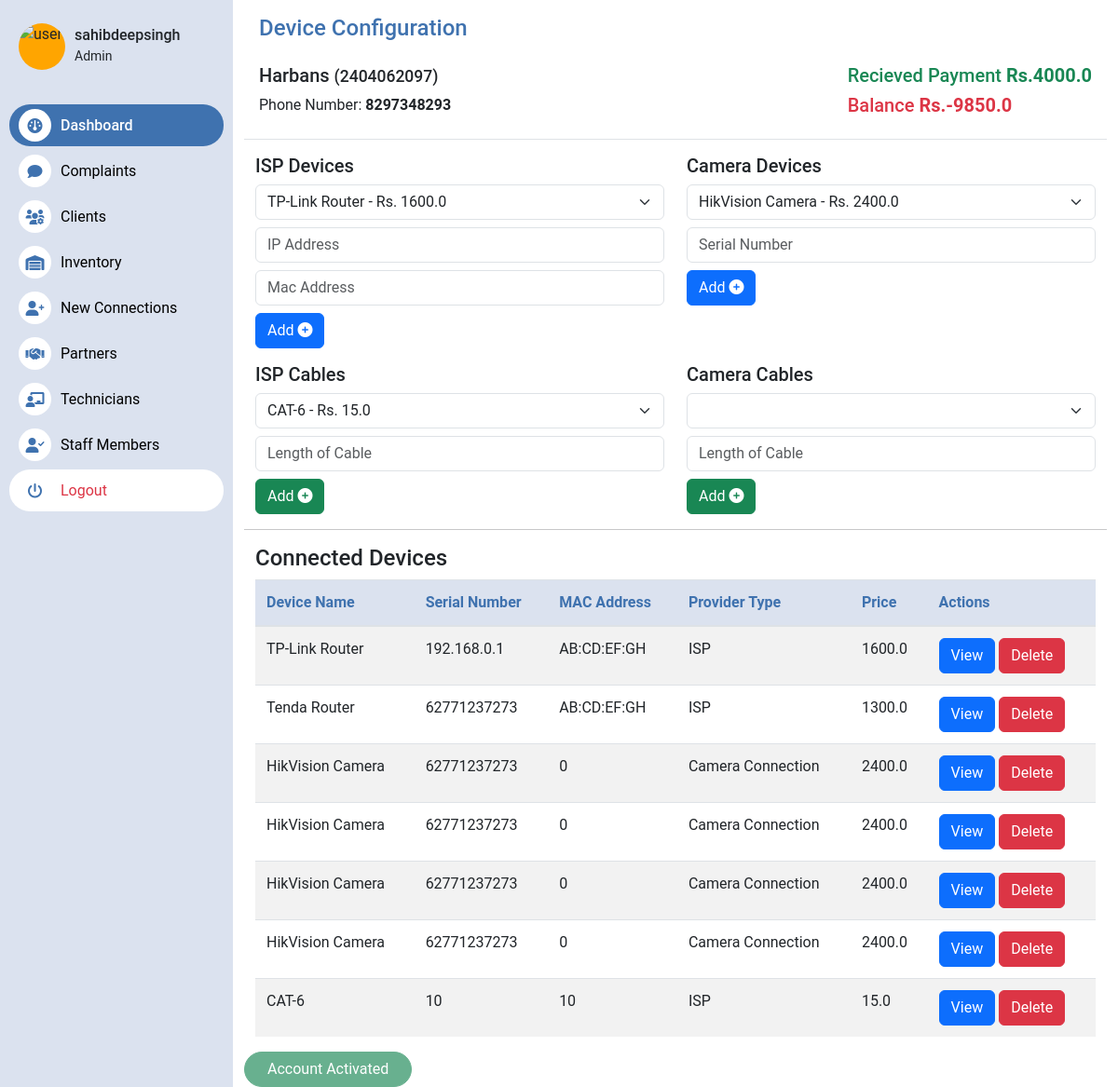
Screenshot of /accounts/configure-devices/2404062097 (signed in) with the database file from the repository.
### users/models.py (models this page shows, shortened)
class Customer(models.Model):
    user = models.ForeignKey(User, on_delete=models.CASCADE)
    address = models.CharField(max_length=255,null=True,blank=True)
    city = models.CharField(max_length=255,null=True,blank=True)
    state = models.CharField(max_length=255,null=True,blank=True)
    zip_code = models.CharField(max_length=10,null=True,blank=True)
    phone = models.CharField(max_length=15,null=True,blank=True)
    addhar_number = models.TextField(null=True,blank=True)
    pan_number = models.TextField(null=True,blank=True)
    is_active = models.BooleanField(default=False)
    is_deleted = models.BooleanField(default=False)
    is_verified = models.BooleanField(default=False)
    customer_id = models.CharField(max_length=255,default='0')
    date_joined = models.DateTimeField(auto_now_add=False, blank=True, null=True)
    date_created = models.DateTimeField(auto_now_add=True)
    partner = models.ForeignKey(Partner, on_delete=models.CASCADE, blank=True, null=True)
    devices = models.ManyToManyField('inventory.AttachedDevice', blank=True)
    connection_type = models.CharField(max_length=255, blank=True, null=True,choices=connection_choices)
    def payments(self):
        if Payment.objects.filter(customer=self).exists():
            return Payment.objects.filter(customer=self)[0]
        return None

class Payment(models.Model):
    customer = models.ForeignKey(Customer, on_delete=models.CASCADE)
    install_amount = models.FloatField()
    bill_amount = models.FloatField()
    cable_amount = models.FloatField()
    payment_recieved = models.FloatField()
    balance = models.FloatField()

### inventory/models.py (models this page shows, shortened)
class AttachedDevice(models.Model):
    device = models.ForeignKey(DeviceDetail, on_delete=models.CASCADE)
    date_attached = models.DateTimeField(auto_now_add=True)
    quantity = models.IntegerField(default=1)
    serial_number = models.CharField(max_length=255,null=True,blank=True)
    mac_address = models.CharField(max_length=255,null=True,blank=True)

class DeviceDetail(models.Model):
    added_by = models.ForeignKey(User, on_delete=models.CASCADE)
    name = models.CharField(max_length=255)
    serial_number = models.CharField(max_length=255,null=True,blank=True)
    mac_address = models.CharField(max_length=255,null=True,blank=True)
    quantity = models.IntegerField(default=1)
    date_added = models.DateTimeField(auto_now_add=True)
    units = models.CharField(max_length=255)
    price_per_unit = models.FloatField()
    device_type = models.CharField(max_length=255,choices=device_choices,default='Other')
    in_stock = models.BooleanField(default=True)
    hsn_code = models.CharField(max_length=255,blank=True,null=True)
    image = models.ImageField(upload_to='device_images',blank=True,null=True)
    description = models.TextField(blank=True,null=True)
    provider_type = models.CharField(max_length=255,choices=(('ISP','ISP'),('Camera Connection','Camera Connection')))

### users/views.py (the view)
# urls.py: path('configure-devices/<str:cid>',configure_devices,name='configure-devices'),
def configure_devices(request,cid):
    customer = Customer.objects.get(customer_id=cid)
    isp_devices = DeviceDetail.objects.filter(added_by=customer.partner.user,provider_type="ISP").exclude(device_type="Cable")
    camera_devices = DeviceDetail.objects.filter(added_by=customer.partner.user,provider_type="Camera Connection").exclude(device_type="Cable")
    camera_cables = DeviceDetail.objects.filter(device_type="Cable",added_by = customer.partner.user,provider_type="Camera Connection")
    isp_cables = DeviceDetail.objects.filter(device_type="Cable",added_by = customer.partner.user,provider_type="ISP")
    return render(request, "users/configure_devices.html",{"customer":customer,"isp_devices":isp_devices,"camera_devices":camera_devices, "isp_cables":isp_cables,"camera_cables":camera_cables})

### templates/users/configure_devices.html (shortened to what this page needs)
{% extends 'home/base.html' %}
{% block content %}
<div class="container mt-3">
    <h4 class="mx-3" style="color:#3F72AF;">Device Configuration</h4>
    <div class="bg-white py-3 px-3 border-bottom">
        <div class="d-flex justify-content-between">
            <div>
            <h5>{{customer.user.username}} <small>({{customer.customer_id}})</small></h5>
                Phone Number: <b>{{customer.phone}}</b>
            </div>
            <div>
                <h5 class="text-success">Recieved Payment <b>Rs.{{customer.payments.payment_recieved}}</b></h5>
                <h5 class="text-danger">Balance <b>Rs.{{customer.payments.balance}}</b></h5>
            </div>
        </div>
    </div>
    <div class="container">
        <div class="row">
            <div class="col-md-6">
                {% if customer.provider_type != "Camera Connection"  %}
                <h5 class="mt-3">ISP Devices</h5>
                <form action="{% url 'add-connected-device' customer.customer_id %}" method="post">
                <div class="form-group">
                    <select class="form-select" name="device" id="">
                        {% for device in isp_devices %}
                            <option value="{{device.id}}">{{device.name}} - Rs. {{device.price_per_unit}}</option>
                        {% endfor %}
                    </select>
                </div>
                <div class="form-group mt-2">
                    <input type="text" class="form-control" placeholder="IP Address" name="ip">
                </div>
                <div class="form-group mt-2">
                    <input type="text" class="form-control" placeholder="Mac Address" name="mac">
                </div>
                <div class="form-group mt-2">
                    <button class="btn btn-primary">Add <i class="fa fa-plus-circle" aria-hidden="true"></i></button>
                </div>
            </form>
                {% endif %}
            </div>
            <div class="col-md-6">
                {% if customer.provider_type != "ISP Connection"  %}
                <h5 class="mt-3">Camera Devices</h5>
                <form action="{% url 'add-connected-device' customer.customer_id %}" method="post">
                <div class="form-group">
                    <select class="form-select" name="device" id="">
                        {% for device in camera_devices %}
                            <option value="{{device.id}}">{{device.name}} - Rs. {{device.price_per_unit}}</option>
                        {% endfor %}
                    </select>
                    <div class="form-group mt-2">
                        <input type="text" class="form-control" placeholder="Serial Number" name="ip">
                    </div>
                </div>
                <div class="form-group mt-2">
                    <button class="btn btn-primary">Add <i class="fa fa-plus-circle" aria-hidden="true"></i></button>
                </div>
            </form>
                {% endif %}
            </div>
        </div>
        <div class="row">
            <div class="col-md-6">
                {% if customer.provider_type != "Camera Connection"  %}
                <h5 class="mt-3">ISP Cables</h5>
                <form action="{% url 'add-update-cable' customer.customer_id %}" method="post">
                <div class="form-group">
                    <select class="form-select" name="cable_type" id="">
                        {% for device in isp_cables %}
                            <option value="{{device.id}}">{{device.name}} - Rs. {{device.price_per_unit}}</option>
                        {% endfor %}
                    </select>
                </div>
                <div class="form-group mt-2">
                    <input type="text" class="form-control" placeholder="Length of Cable" name="cable_length">
                </div>
                <div class="form-group mt-2">
                    <button class="btn btn-success">Add <i class="fa fa-plus-circle" aria-hidden="true"></i></button>
                </div>
            </form>
                {% endif %}
            </div>
            <div class="col-md-6">
                {% if customer.provider_type != "ISP Connection"  %}
                <h5 class="mt-3">Camera Cables</h5>
                <form action="{% url 'add-update-cable' customer.customer_id %}" method="post">
                    <div class="form-group">
                        <select class="form-select" name="cable_type" id="">
                        </select>
                    </div>
                    <div class="form-group mt-2">
                        <input type="text" class="form-control" placeholder="Length of Cable" name="cable_length">
                    </div>
                    <div class="form-group mt-2">
                        <button class="btn btn-success">Add <i class="fa fa-plus-circle" aria-hidden="true"></i></button>
                    </div>
                </form>
                {% endif %}
            </div>
        </div>
    </div>
    <hr class="hr">
    <div class="container">
        <h4>Connected Devices </h4>
        <table class="custom-table">
            <thead>
                <tr>
                    <th>Device Name</th>
                    <th>Serial Number</th>
                    <th>MAC Address</th>
                    <th>Provider Type</th>
                    <th>Price</th>
                    <th>Actions</th>
                </tr>
            </thead>
            <tbody>
                {% for device in customer.devices.all %}
                    <tr>
                        <td>{{device.device.name}}</td>
                        <td>{{device.serial_number}}</td>
                        <td>{{device.mac_address}}</td>
                        <td>{{device.device.provider_type}}</td>
                        <td>{{device.device.price_per_unit}}</td>
                        <td>
                            <a href="{% url 'view-update-device' device.id %}"><button class="btn btn-primary">View</button></a>
                            <a href="{% url 'remove-connected-device' customer.customer_id device.id %}"><button class="btn btn-danger">Delete</button></a>
                        </td>
                    </tr>
                {% endfor %}
        </table>
    </div>
    {% if customer.is_active %}
    <button class="btn btn-success px-4" style="border-radius: 20px;" disabled>Account Activated</button></a>
    {% else %}
    <a href="{% url 'activate-account' customer.customer_id %}"><button class="btn btn-success px-4" style="border-radius: 20px;">Activate Customer Account</button></a>
    {% endif %}
</div>
{% endblock %}

### templates/home/sidebar.html
<div class="sidebar">
    <div class="login-user">
        <img src="https://cdn.britannica.com/42/233842-050-E64243D7/Pomeranian-dog.jpg" class="user-image" alt="user">
        <div>
            <h5 class="h6 m-0 p-0">{{request.user.username}}</h6>
            <small class="m-0">
                {% if request.user.is_superuser %}
                Admin
                {% else %}
                {% for group in request.user.groups.all %}
                    {{group}}
                {% endfor %}
                {% endif %}
            </small>
        </div>
    </div>
    <ul>
        <a href="{% url 'dashboard' %}"><li class="active"><div class="icon"><i class="fa fa-dashboard" aria-hidden="true"></i></div>Dashboard</li></a>
        <a href="{% url 'complaints_dash' %}"><li> <div class="icon"><i class="fa-solid fa-comment"></i></div> Complaints</li></a>
        <a href="{% url 'clients' %}"><li><div class="icon"><i class="fa-solid fa-users-gear"></i></div>Clients</li></a>
        <a href="{% url 'inventory_dash' %}"><li><div class="icon"><i class="fa-solid fa-warehouse"></i></div>Inventory</li></a>
        <a href="{% url 'new-conn-dash' %}"><li><div class="icon"><i class="fa-solid fa-user-plus"></i></div>New Connections</li></a>
        {% if  request.user.groups.all.0 == "Staff"  %}
        {% else %}
            <a href=""><li><div class="icon"><i class="fa-solid fa-handshake"></i></div>Partners</li></a>
        {% endif %}
            <a href="{% url 'tech-dash' %}"><li><div class="icon"><i class="fa-solid fa-chalkboard-user"></i></div>Technicians</li></a>
        {% if  request.user.groups.all.0 == "Staff"  %}
        {% else %}
            <a href=""><li><div class="icon"><i class="fa-solid fa-user-check"></i></div>Staff Members</li></a>
        {% endif %}
        <a href="{% url 'logout' %}"><li class="bg-white text-danger"><div class="icon"><i class="fa-solid fa-power-off"></i></div>Logout</li></a>
    </ul>
</div>

### media/sidebar.css (style rules this page uses)
.sidebar { position: fixed; top: 0; left: 0; width: 250px; height: 100%; background: #DBE2EF; z-index: 100; transition: 0.5s; }
.sidebar > .login-user { margin-top: 20px; height: 60px; display: flex; align-items: center; margin-left: 20px; }
.user-image { width: 50px; height: 50px; border-radius: 50%; margin-right: 10px; background-color: orange; object-fit: cover; }
.sidebar ul { margin-top: 20px; padding: 10px; display: flex; flex-direction: column; font-weight: 400; }
.sidebar ul li { list-style: none; margin: 2px 0; color: black; height: 45px; display: flex; align-items: center; padding: 0px 10px; border-radius: 22px; transition: ease-in-out 0.1s; }
.icon { width: 35px; height: 35px; border-radius: 50%; background-color: #fff; margin-right: 10px; display: flex; justify-content: center; align-items: center; color: #3F72AF; }
.active { background-color: #3F72AF; color: white !important; font-weight: 500; }
a { text-decoration: none; color: inherit; }

### media/main.css (style rules this page uses)
body { background-color: #fff; font-family: 'Roboto', sans-serif; margin: 0; padding: 0; }

### templates/home/base.html (style rules this page uses)
.custom-table { width: 100%; margin-bottom: 1rem; color: #212529; border-collapse: collapse; }
.custom-table th, .custom-table td { padding: 0.75rem; vertical-align: top; border-top: 1px solid #dee2e6; }
.custom-table thead { vertical-align: bottom; border-bottom: 2px solid #dee2e6; background-color: #DBE2EF !important; color: #3F72AF !important; border-radius: 0.25rem; }
.custom-table tbody tr:nth-of-type(odd) { background-color: rgba(0, 0, 0, 0.05); }

### rows the page displays
Customer: user.username "Harbans", customer_id "2404062097", phone "8297348293", payments.payment_recieved "4000.0", payments.balance "-9850.0"
AttachedDevice: device.name "TP-Link Router", serial_number "192.168.0.1", mac_address "AB:CD:EF:GH", device.provider_type "ISP", device.price_per_unit "1600.0"
AttachedDevice: device.name "Tenda Router", serial_number "62771237273", mac_address "AB:CD:EF:GH", device.provider_type "ISP", device.price_per_unit "1300.0"
AttachedDevice: device.name "HikVision Camera", serial_number "62771237273", mac_address "0", device.provider_type "Camera Connection", device.price_per_unit "2400.0"
AttachedDevice: device.name "HikVision Camera", serial_number "62771237273", mac_address "0", device.provider_type "Camera Connection", device.price_per_unit "2400.0"
AttachedDevice: device.name "HikVision Camera", serial_number "62771237273", mac_address "0", device.provider_type "Camera Connection", device.price_per_unit "2400.0"
AttachedDevice: device.name "HikVision Camera", serial_number "62771237273", mac_address "0", device.provider_type "Camera Connection", device.price_per_unit "2400.0"
AttachedDevice: device.name "CAT-6", serial_number "10", mac_address "10", device.provider_type "ISP", device.price_per_unit "15.0"

### other values shown
{{ request.user.username }} "sahibdeepsingh"
form field device "TP-Link Router - Rs. 1600.0"
form field device "HikVision Camera - Rs. 2400.0"
form field cable_type "CAT-6 - Rs. 15.0"
